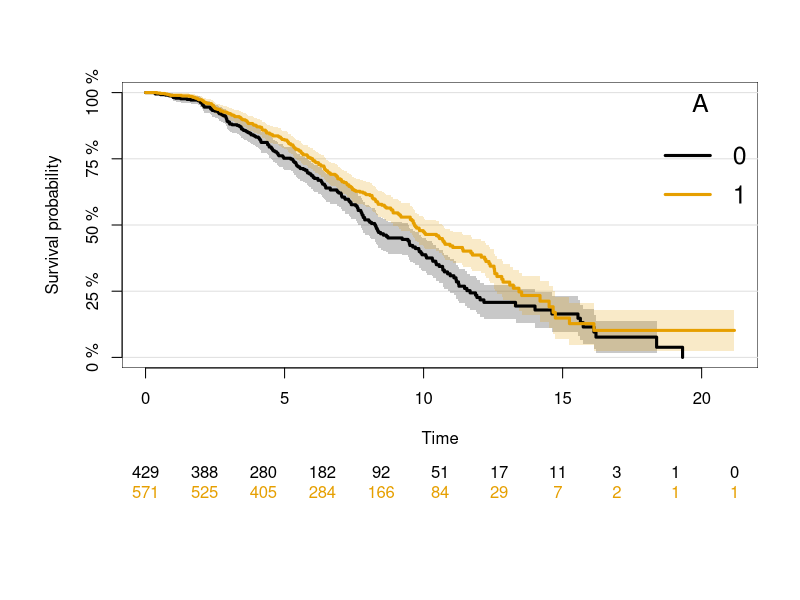

R code for this plot:
# Propensity score matching simulation
rm(list = ls())
library(lava)
library(survival)
library(prodlim)

# CREATE LVM OBJECT -------------------------------------------------------
# age is std norm dist. Will set dist for sex later
m <- lvm(A ~ age + sex)

# Set dist for A, sex as binom
distribution(m, ~A) <- binomial.lvm()
distribution(m, ~sex) <- binomial.lvm(p = 0.4)

# Add time to event and time to censor variable with Cox-Weibull dist
distribution(m, ~event_time) <- coxWeibull.lvm()
distribution(m, ~cen_time) <- coxWeibull.lvm()


# Can't observe both event and censor time for a person, so chose min. of two
# and # Add "status" variable
m <- eventTime(m, time ~ min(event_time=1, cen_time=0), "status")

# Specify "true" beta for log reg
regression(m, A ~ age + sex) <- c(0.3, 0.7)

# specify "true" beta for cox model 
regression(m, event_time ~ A + age + sex) <- c(0,-0.4, -0.4)


# SIMULATE ----------------------------------------------------------------
set.seed(13)
x <- sim(m, 1000)
head(x)
glm(A~age+sex, data = x,family=binomial)
coxph(Surv(time, status) ~ A , data = x)

coxph(Surv(time, status) ~ A + age + sex , data = x)

plot(prodlim(Surv(time, status) ~ A, data = x))



# FUNCTION ----------------------------------------------------------------

run <- function(..., n = 1000) {
  # takes lvm object "m"
  d <- simulate(m, n = n)
  f <- coxph(Surv(time, status) ~ A + age + sex , data = d)
  structure(c(exp(coef(f)["A"]),
              exp(coef(f)["age"]),
              exp(coef(f)["sex"])),
            names = c("A", "age", "sex"))
}
run()
